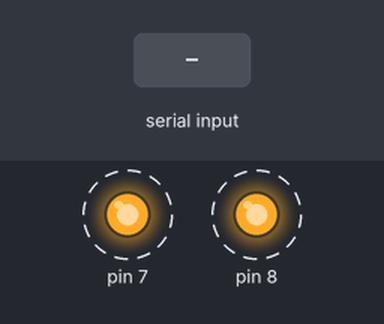
A sketch run on a simulated Arduino Uno, built with avr-gcc and run on an emulated ATmega328P. Shown: output pins drawn as LEDs (lit = HIGH). Dashed ring = blinking. The inputs (shaded band) are chosen by the test bench. What the sketch prints to the serial monitor is not drawn.

Above: at 0.11 s.
0.9 s: "clear\n" received over Serial
Timing chart, 0 to 9.9 s (numbered marks = the images above; inputs shaded):
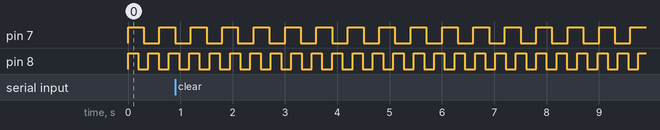

The sketch:

multitasking-example.ino
```cpp
#include <Arduino_FreeRTOS.h>

void TaskBlink1(void *pvParameters);
void TaskBlink2(void *pvParameters);
void Taskprint(void *pvParameters);
void TaskSerialCmd(void *pvParameters);

void clearSerialMonitor()
{
  // ANSI-очистка (если монитор поддерживает)
  Serial.write(27);
  Serial.print("[2J");
  Serial.write(27);
  Serial.print("[H");


  for (int i = 0; i < 30; i++)
  {
    Serial.println();
  }
}

void setup()
{
  Serial.begin(9600);

  pinMode(8, OUTPUT);
  pinMode(7, OUTPUT);

  xTaskCreate(TaskBlink1, "task1", 128, NULL, 1, NULL);
  xTaskCreate(TaskBlink2, "task2", 128, NULL, 1, NULL);
  xTaskCreate(Taskprint, "task3", 128, NULL, 1, NULL);
  xTaskCreate(TaskSerialCmd, "serialcmd", 192, NULL, 1, NULL);

  vTaskStartScheduler();
}

void loop()
{
}

void TaskBlink1(void *pvParameters)
{
  while (1)
  {
    Serial.println("Task1");
    digitalWrite(8, HIGH);
    vTaskDelay(200 / portTICK_PERIOD_MS);
    digitalWrite(8, LOW);
    vTaskDelay(200 / portTICK_PERIOD_MS);
  }
}

void TaskBlink2(void *pvParameters)
{
  while (1)
  {
    Serial.println("Task2");
    digitalWrite(7, HIGH);
    vTaskDelay(300 / portTICK_PERIOD_MS);
    digitalWrite(7, LOW);
    vTaskDelay(300 / portTICK_PERIOD_MS);
  }
}

void Taskprint(void *pvParameters)
{
  int counter = 0;
  while (1)
  {
    counter++;
    Serial.println(counter);
    vTaskDelay(500 / portTICK_PERIOD_MS);
  }
}

void TaskSerialCmd(void *pvParameters)
{
  char buf[20];
  byte idx = 0;

  while (1)
  {
    while (Serial.available() > 0)
    {
      char c = Serial.read();

      if (c == '\r' || c == '\n')
      {
        buf[idx] = '\0';

        if (strcmp(buf, "clear") == 0)
        {
          clearSerialMonitor();
        }

        idx = 0;
      }
      else
      {
        if (idx < sizeof(buf) - 1)
        {
          buf[idx++] = c;
        }
      }
    }

    vTaskDelay(50 / portTICK_PERIOD_MS);
  }
}
```

Measured:
- by itself, pin 7: alternates HIGH for 0.30 s and LOW for 0.30 s
- by itself, pin 8: alternates HIGH for 0.20 s and LOW for 0.20 s
